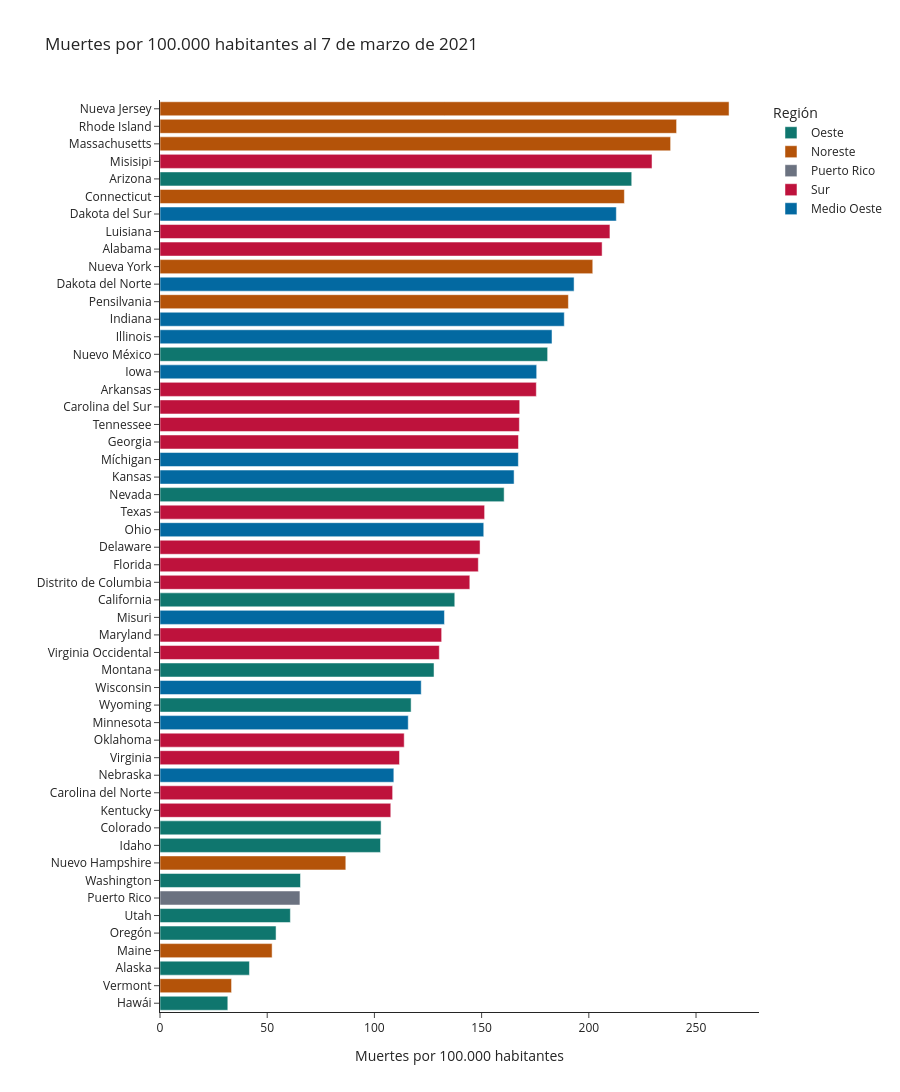

Notebook cell for this chart:
### Markdown cell above
## 13. Vista interactiva

El gráfico estático obliga a elegir un top 10. Este deja las 52 jurisdicciones con población, ordenadas por muertes por 100.000 habitantes, con el color de la región. El HTML queda en `reports/figuras/muertes_por_100k.html`.

### Code cell
fig = px.bar(
    foto.sort_values("muertes_por_100k"),
    x="muertes_por_100k",
    y="nombre",
    color="region",
    orientation="h",
    color_discrete_map=COLORES_REGION,
    hover_data={"death": ":,.0f", "casos_por_100k": ":,.0f", "poblacion_2020": ":,.0f", "nombre": False},
    labels={
        "muertes_por_100k": "Muertes por 100.000 habitantes",
        "nombre": "",
        "region": "Región",
        "death": "Muertes",
        "casos_por_100k": "Casos por 100.000",
        "poblacion_2020": "Población",
    },
    title="Muertes por 100.000 habitantes al 7 de marzo de 2021",
    template="simple_white",
    height=1100,
)
fig.update_layout(yaxis={"categoryorder": "total ascending"}, margin={"l": 150})
fig.write_html(FIG / "muertes_por_100k.html", include_plotlyjs="cdn")
fig.show()

### Figure 1 — Plotly figure (JSON) as saved in the notebook; plotly's stock layout.template omitted (floating-point values rounded to 4 significant figures)
{"data": [{"customdata": [[445.0, 2040.0, 1407000.0], [305.0, 7780.0, 731200.0], [2296.0, 3703.0, 4242000.0], [1976.0, 11530.0, 3250000.0], [5041.0, 4478.0, 7694000.0], [1879.0, 9466.0, 1827000.0], [5989.0, 7518.0, 5808000.0], [682.0, 9404.0, 582300.0], [1381.0, 9339.0, 1081000.0], [54120.0, 8894.0, 39370000.0], [5037.0, 9438.0, 3138000.0], [3808.0, 8874.0, 2106000.0], [16330.0, 11140.0, 7421000.0]], "hovertemplate": "Región=Oeste<br>Muertes por 100.000 habitantes=%{x}<br>Muertes=%{customdata[0]:,.0f}<br>Casos por 100.000=%{customdata[1]:,.0f}<br>Población=%{customdata[2]:,.0f}<extra></extra>", "legendgroup": "Oeste", "marker": {"color": "#0f766e", "pattern": {"shape": ""}}, "name": "Oeste", "orientation": "h", "showlegend": true, "textposition": "auto", "type": "bar", "x": [31.63, 41.71, 54.13, 60.8, 65.52, 102.9, 103.1, 117.1, 127.8, 137.5, 160.5, 180.8, 220.0], "xaxis": "x", "y": ["Hawái", "Alaska", "Oregón", "Utah", "Washington", "Idaho", "Colorado", "Wyoming", "Montana", "California", "Nevada", "Nuevo México", "Arizona"], "yaxis": "y"}, {"customdata": [[208.0, 2580.0, 623300.0], [706.0, 3392.0, 1350000.0], [1184.0, 5626.0, 1366000.0], [24350.0, 7421.0, 12780000.0], [39030.0, 8694.0, 19340000.0], [7704.0, 8022.0, 3557000.0], [16420.0, 8578.0, 6894000.0], [2547.0, 12180.0, 1057000.0], [23570.0, 9149.0, 8882000.0]], "hovertemplate": "Región=Noreste<br>Muertes por 100.000 habitantes=%{x}<br>Muertes=%{customdata[0]:,.0f}<br>Casos por 100.000=%{customdata[1]:,.0f}<br>Población=%{customdata[2]:,.0f}<extra></extra>", "legendgroup": "Noreste", "marker": {"color": "#b45309", "pattern": {"shape": ""}}, "name": "Noreste", "orientation": "h", "showlegend": true, "textposition": "auto", "type": "bar", "x": [33.37, 52.29, 86.66, 190.5, 201.8, 216.6, 238.1, 240.9, 265.4], "xaxis": "x", "y": ["Vermont", "Maine", "Nuevo Hampshire", "Pensilvania", "Nueva York", "Connecticut", "Massachusetts", "Rhode Island", "Nueva Jersey"], "yaxis": "y"}, {"customdata": [[2062.0, 3217.0, 3159000.0]], "hovertemplate": "Región=Puerto Rico<br>Muertes por 100.000 habitantes=%{x}<br>Muertes=%{customdata[0]:,.0f}<br>Casos por 100.000=%{customdata[1]:,.0f}<br>Población=%{customdata[2]:,.0f}<extra></extra>", "legendgroup": "Puerto Rico", "marker": {"color": "#6b7280", "pattern": {"shape": ""}}, "name": "Puerto Rico", "orientation": "h", "showlegend": true, "textposition": "auto", "type": "bar", "x": [65.27], "xaxis": "x", "y": ["Puerto Rico"], "yaxis": "y"}, {"customdata": [[4819.0, 9173.0, 4477000.0], [11500.0, 8227.0, 10600000.0], [9596.0, 6818.0, 8591000.0], [4534.0, 10780.0, 3981000.0], [2325.0, 7477.0, 1785000.0], [7955.0, 6396.0, 6056000.0], [1030.0, 5811.0, 712800.0], [32270.0, 8785.0, 21730000.0], [1473.0, 8954.0, 986800.0], [44450.0, 9151.0, 29360000.0], [17910.0, 9556.0, 10710000.0], [11540.0, 11360.0, 6887000.0], [8754.0, 10080.0, 5218000.0], [5319.0, 10720.0, 3031000.0], [10150.0, 10160.0, 4922000.0], [9748.0, 9338.0, 4645000.0], [6808.0, 10030.0, 2967000.0]], "hovertemplate": "Región=Sur<br>Muertes por 100.000 habitantes=%{x}<br>Muertes=%{customdata[0]:,.0f}<br>Casos por 100.000=%{customdata[1]:,.0f}<br>Población=%{customdata[2]:,.0f}<extra></extra>", "legendgroup": "Sur", "marker": {"color": "#be123c", "pattern": {"shape": ""}}, "name": "Sur", "orientation": "h", "showlegend": true, "textposition": "auto", "type": "bar", "x": [107.6, 108.5, 111.7, 113.9, 130.3, 131.4, 144.5, 148.5, 149.3, 151.4, 167.2, 167.6, 167.8, 175.5, 206.2, 209.8, 229.5], "xaxis": "x", "y": ["Kentucky", "Carolina del Norte", "Virginia", "Oklahoma", "Virginia Occidental", "Maryland", "Distrito de Columbia", "Florida", "Delaware", "Texas", "Georgia", "Tennessee", "Carolina del Sur", "Arkansas", "Alabama", "Luisiana", "Misisipi"], "yaxis": "y"}, {"customdata": [[2113.0, 10480.0, 1938000.0], [6550.0, 8662.0, 5657000.0], [7106.0, 10660.0, 5833000.0], [8161.0, 7813.0, 6152000.0], [17660.0, 8368.0, 11690000.0], [4812.0, 10150.0, 2914000.0], [16660.0, 6583.0, 9967000.0], [5558.0, 8926.0, 3164000.0], [23010.0, 9520.0, 12590000.0], [12740.0, 9878.0, 6755000.0], [1478.0, 13120.0, 765300.0], [1900.0, 12720.0, 892700.0]], "hovertemplate": "Región=Medio Oeste<br>Muertes por 100.000 habitantes=%{x}<br>Muertes=%{customdata[0]:,.0f}<br>Casos por 100.000=%{customdata[1]:,.0f}<br>Población=%{customdata[2]:,.0f}<extra></extra>", "legendgroup": "Medio Oeste", "marker": {"color": "#0369a1", "pattern": {"shape": ""}}, "name": "Medio Oeste", "orientation": "h", "showlegend": true, "textposition": "auto", "type": "bar", "x": [109.1, 115.8, 121.8, 132.7, 151.0, 165.1, 167.1, 175.7, 182.8, 188.6, 193.1, 212.8], "xaxis": "x", "y": ["Nebraska", "Minnesota", "Wisconsin", "Misuri", "Ohio", "Kansas", "Míchigan", "Iowa", "Illinois", "Indiana", "Dakota del Norte", "Dakota del Sur"], "yaxis": "y"}], "layout": {"barmode": "relative", "height": 1100, "legend": {"title": {"text": "Región"}, "tracegroupgap": 0}, "margin": {"l": 150}, "title": {"text": "Muertes por 100.000 habitantes al 7 de marzo de 2021"}, "xaxis": {"anchor": "y", "domain": [0.0, 1.0], "title": {"text": "Muertes por 100.000 habitantes"}}, "yaxis": {"anchor": "x", "categoryorder": "total ascending", "domain": [0.0, 1.0], "title": {"text": ""}}}}
